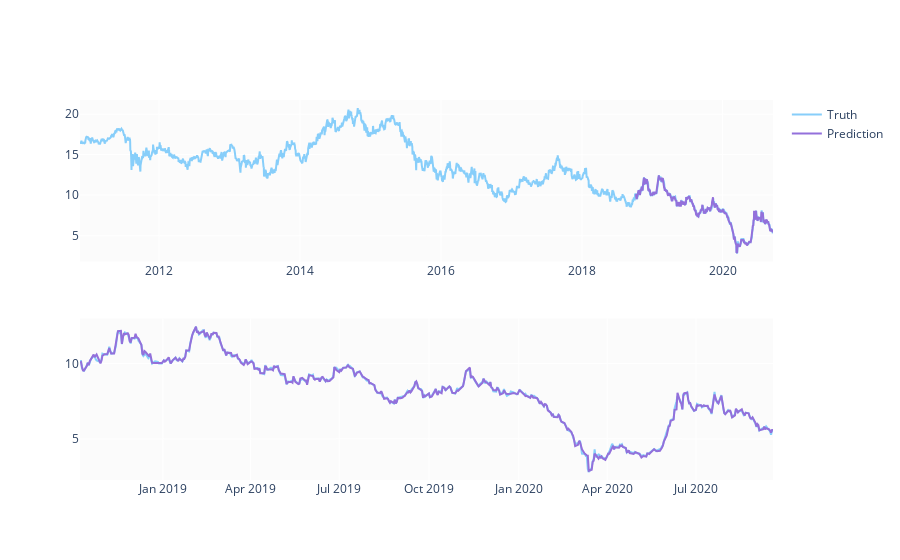

Notebook code cell kept with this figure:
### Code cell
predicted_prices = df.loc[test_split_idx+1:].copy()
predicted_prices['Otwarcie'] = y_pred

fig = make_subplots(rows=2, cols=1)
fig.add_trace(go.Scatter(x=df.Data, y=df.Otwarcie,
                        name='Truth',
                        marker_color='LightSkyBlue'), row=1, col=1)

fig.add_trace(go.Scatter(x=predicted_prices.Data,
                        y=predicted_prices.Otwarcie,
                        name='Prediction',
                        marker_color='MediumPurple'), row=1, col=1)

fig.add_trace(go.Scatter(x=predicted_prices.Data,
                        y=y_test,
                        name='Truth',
                        marker_color='LightSkyBlue',
                        showlegend=False), row=2, col=1)

fig.add_trace(go.Scatter(x=predicted_prices.Data,
                        y=y_pred,
                        name='Prediction',
                        marker_color='MediumPurple',
                        showlegend=False), row=2, col=1)

fig.show()

### Figure 1 — Plotly figure (JSON) as saved in the notebook; plotly's stock layout.template omitted (floating-point values rounded to 4 significant figures; data arrays with more than 128 entries replaced by an {"elided": "..."} marker saying what was removed)
{"data": [{"marker": {"color": "LightSkyBlue"}, "name": "Truth", "type": "scatter", "x": {"elided": "2462 str values"}, "xaxis": "x", "y": {"elided": "2462 float values"}, "yaxis": "y"}, {"marker": {"color": "MediumPurple"}, "name": "Prediction", "type": "scatter", "x": {"elided": "492 str values"}, "xaxis": "x", "y": {"elided": "492 float values"}, "yaxis": "y"}, {"marker": {"color": "LightSkyBlue"}, "name": "Truth", "showlegend": false, "type": "scatter", "x": {"elided": "492 str values"}, "xaxis": "x2", "y": {"elided": "492 float values"}, "yaxis": "y2"}, {"marker": {"color": "MediumPurple"}, "name": "Prediction", "showlegend": false, "type": "scatter", "x": {"elided": "492 str values"}, "xaxis": "x2", "y": {"elided": "492 float values"}, "yaxis": "y2"}], "layout": {"xaxis": {"anchor": "y", "domain": [0, 1]}, "xaxis2": {"anchor": "y2", "domain": [0, 1]}, "yaxis": {"anchor": "x", "domain": [0.575, 1]}, "yaxis2": {"anchor": "x2", "domain": [0, 0.425]}}}
